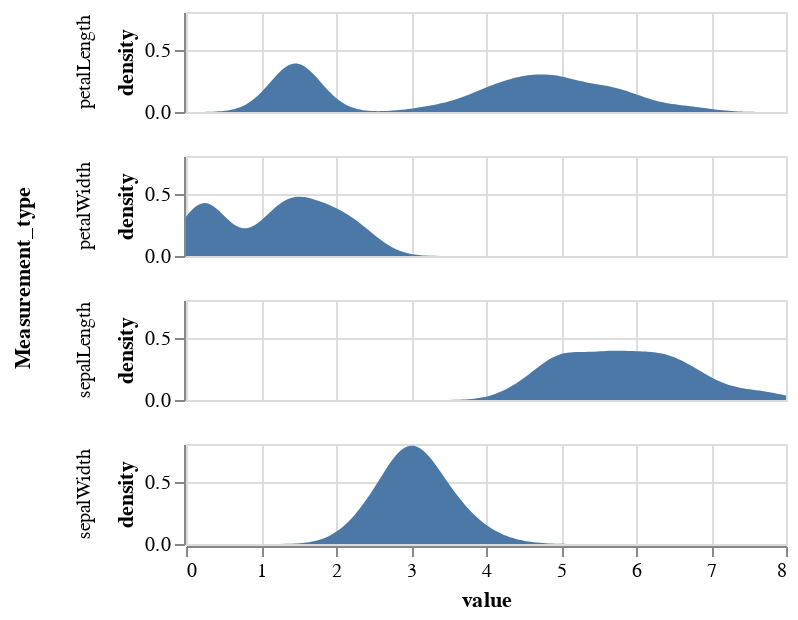

This figure's notebook cell:
### Code cell
from vega_datasets import data

source = data.iris()

alt.Chart(source).transform_fold(
    ['petalWidth', # sqft bins
     'petalLength',
     'sepalWidth',
     'sepalLength'],
    as_ = ['Measurement_type', 'value']
).transform_density(
    density='value', # total sqft
    bandwidth=0.3,
    groupby=['Measurement_type'], # sqft bin
    extent= [0, 8]
).mark_area().encode(
    alt.X('value:Q'), #sqft
    alt.Y('density:Q'),
    alt.Row('Measurement_type:N') 
).properties(width=300, height=50)

### Figure 1 — Vega-Lite specification as saved in the notebook (floating-point values rounded to 4 significant figures; data arrays with more than 128 entries replaced by an {"elided": "..."} marker saying what was removed)
{"config": {"view": {"continuousWidth": 300, "continuousHeight": 300}}, "data": {"name": "data-a264acbd6e539a8b3afc0cb5f240fb57"}, "mark": {"type": "area"}, "encoding": {"row": {"field": "Measurement_type", "type": "nominal"}, "x": {"field": "value", "type": "quantitative"}, "y": {"field": "density", "type": "quantitative"}}, "height": 50, "transform": [{"fold": ["petalWidth", "petalLength", "sepalWidth", "sepalLength"], "as": ["Measurement_type", "value"]}, {"density": "value", "bandwidth": 0.3, "extent": [0, 8], "groupby": ["Measurement_type"]}], "width": 300, "$schema": "https://vega.github.io/schema/vega-lite/v5.16.3.json", "datasets": {"data-a264acbd6e539a8b3afc0cb5f240fb57": {"elided": "150 records"}}}
